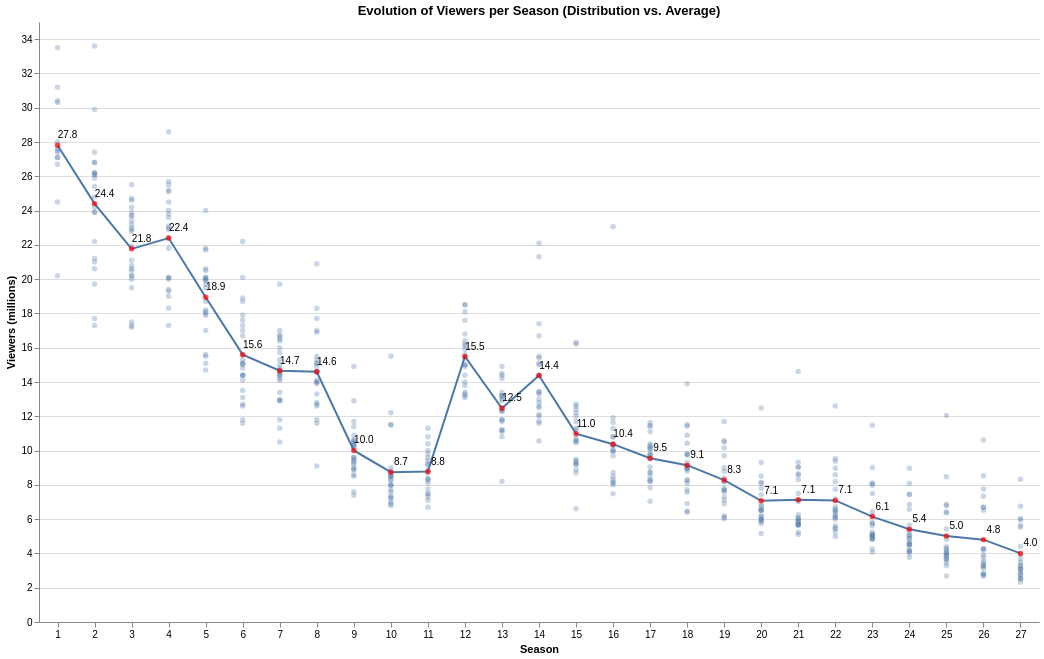

This figure's notebook cell:
### Markdown cell above
### How have the viewers evolved over time?

Charts:

- Line chart (Superposition of average and individuals)

**Line chart:**

- Provides an overview of the overall trend, but also an overview of the individual values for each episode.

- Axes: Season (x-axis, ordinal) and Viewers (y-axis, quantitative).

- Red points and values encode the average viewers per season.

- A blue line connects the average values to help readability and to highlight the trend over time.

- Blue color points with less opacity encode the individual values. 

- Individual values at the same x-value allow us to see the variance of viewers on a season

Considered charts:

- Heatmap, as used in the previous question. Problem: the high variance in viewer values makes a continuous distribution harder to read in a grid format

### Code cell
season_avg_viewers = df.groupby("Season")["Viewers"].mean().reset_index()

scatter_viewers = alt.Chart(df).mark_circle(opacity=0.3).encode(
    x=alt.X("Season:O", title="Season", axis=alt.Axis(labelAngle=0)),
    y=alt.Y("Viewers:Q", title="Viewers (millions)"))

line_viewers = alt.Chart(season_avg_viewers).mark_line().encode(
    x=alt.X("Season:O"),
    y=alt.Y("Viewers:Q"))

point_viewers = alt.Chart(season_avg_viewers).mark_circle(color='red').encode(
    x=alt.X("Season:O"),
    y=alt.Y("Viewers:Q"))

text_year = alt.Chart(season_avg_viewers).mark_text(dy=-10,dx=10,fontSize=10).encode(
    x=alt.X("Season:O"),
    y=alt.Y("Viewers:Q"),
    text=alt.Text('Viewers:Q', format='.1f'))

final_chart_2 = (scatter_viewers + line_viewers + point_viewers + text_year).properties(
    title="Evolution of Viewers per Season (Distribution vs. Average)",
    width=1000,
    height=600
).configure_view(
    stroke=None
)

final_chart_2

### Figure 1 — Vega-Lite specification as saved in the notebook (floating-point values rounded to 4 significant figures; data arrays with more than 128 entries replaced by an {"elided": "..."} marker saying what was removed)
{"config": {"view": {"continuousWidth": 300, "continuousHeight": 300, "stroke": null}}, "layer": [{"data": {"name": "data-a52794069c4300b86cb3ba5742fcd595"}, "mark": {"type": "circle", "opacity": 0.3}, "encoding": {"x": {"axis": {"labelAngle": 0}, "field": "Season", "title": "Season", "type": "ordinal"}, "y": {"field": "Viewers", "title": "Viewers (millions)", "type": "quantitative"}}}, {"data": {"name": "data-de4d2a2854d54a4df17ce03e20f08909"}, "mark": {"type": "line"}, "encoding": {"x": {"field": "Season", "type": "ordinal"}, "y": {"field": "Viewers", "type": "quantitative"}}}, {"data": {"name": "data-de4d2a2854d54a4df17ce03e20f08909"}, "mark": {"type": "circle", "color": "red"}, "encoding": {"x": {"field": "Season", "type": "ordinal"}, "y": {"field": "Viewers", "type": "quantitative"}}}, {"data": {"name": "data-de4d2a2854d54a4df17ce03e20f08909"}, "mark": {"type": "text", "dx": 10, "dy": -10, "fontSize": 10}, "encoding": {"text": {"field": "Viewers", "format": ".1f", "type": "quantitative"}, "x": {"field": "Season", "type": "ordinal"}, "y": {"field": "Viewers", "type": "quantitative"}}}], "height": 600, "title": "Evolution of Viewers per Season (Distribution vs. Average)", "width": 1000, "$schema": "https://vega.github.io/schema/vega-lite/v5.20.1.json", "datasets": {"data-a52794069c4300b86cb3ba5742fcd595": {"elided": "596 records"}, "data-de4d2a2854d54a4df17ce03e20f08909": [{"Season": 1, "Viewers": 27.81}, {"Season": 2, "Viewers": 24.4}, {"Season": 3, "Viewers": 21.77}, {"Season": 4, "Viewers": 22.4}, {"Season": 5, "Viewers": 18.94}, {"Season": 6, "Viewers": 15.6}, {"Season": 7, "Viewers": 14.66}, {"Season": 8, "Viewers": 14.6}, {"Season": 9, "Viewers": 10.01}, {"Season": 10, "Viewers": 8.737}, {"Season": 11, "Viewers": 8.772}, {"Season": 12, "Viewers": 15.49}, {"Season": 13, "Viewers": 12.46}, {"Season": 14, "Viewers": 14.38}, {"Season": 15, "Viewers": 10.99}, {"Season": 16, "Viewers": 10.37}, {"Season": 17, "Viewers": 9.549}, {"Season": 18, "Viewers": 9.15}, {"Season": 19, "Viewers": 8.28}, {"Season": 20, "Viewers": 7.07}, {"Season": 21, "Viewers": 7.135}, {"Season": 22, "Viewers": 7.092}, {"Season": 23, "Viewers": 6.148}, {"Season": 24, "Viewers": 5.412}, {"Season": 25, "Viewers": 5.019}, {"Season": 26, "Viewers": 4.805}, {"Season": 27, "Viewers": 4.0}]}}
